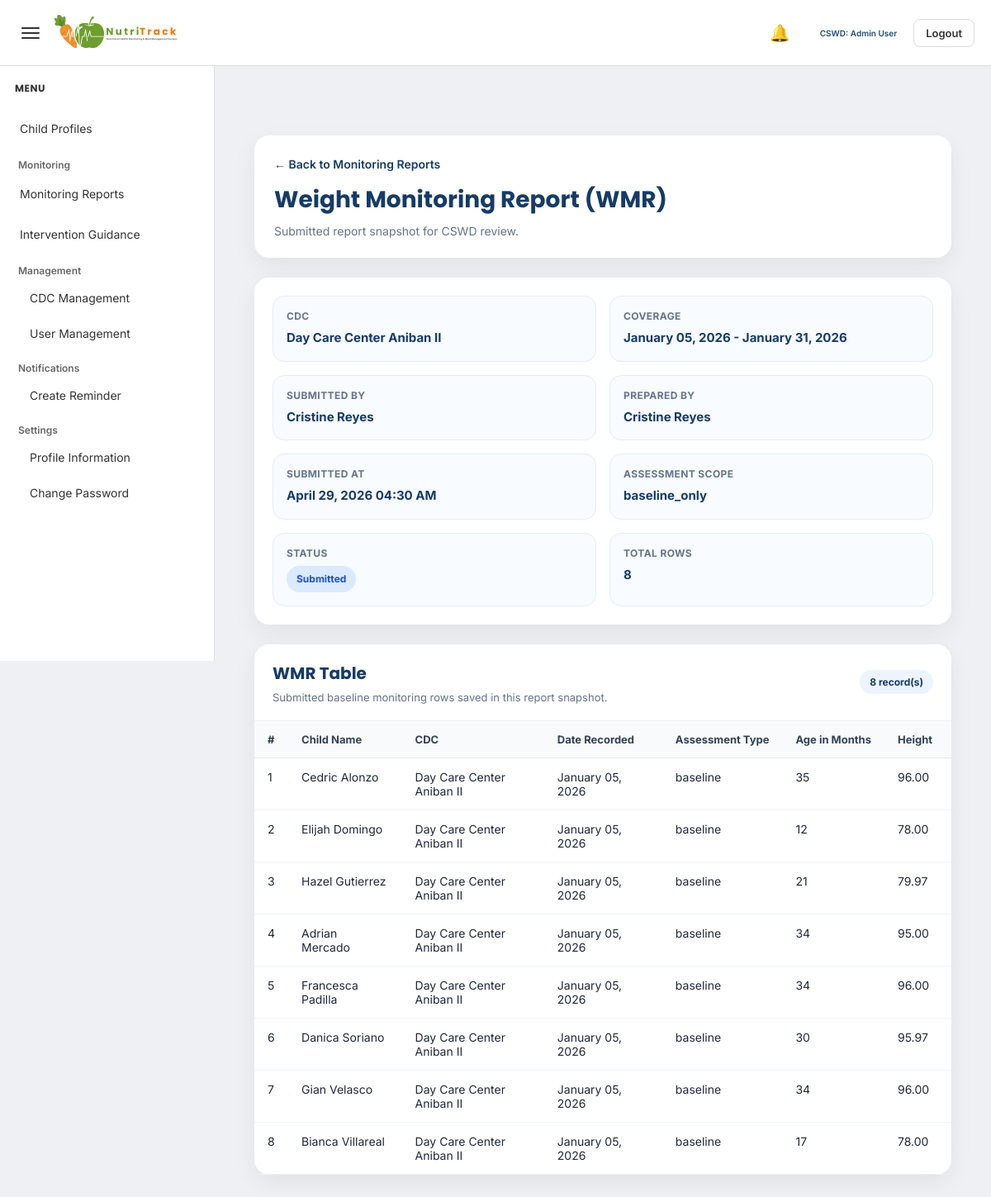
Screenshot of /admin/view_wmr_report.php?id=17 (signed in) with the database file from the repository.
### tables this page shows
CREATE TABLE `submitted_reports` (
  `submitted_report_id` int(11) NOT NULL,
  `report_type` varchar(100) NOT NULL,
  `cdc_id` int(11) NOT NULL,
  `submitted_by` int(11) NOT NULL,
  `date_from` date DEFAULT NULL,
  `date_to` date DEFAULT NULL,
  `submitted_at` datetime NOT NULL DEFAULT current_timestamp(),
  `status` varchar(50) NOT NULL DEFAULT 'submitted',
  `report_payload` longtext NOT NULL
);

CREATE TABLE `cdc` (
  `cdc_id` int(11) NOT NULL,
  `cdc_name` varchar(100) DEFAULT NULL,
  `barangay` varchar(100) DEFAULT NULL,
  `address` text DEFAULT NULL,
  `status` varchar(20) DEFAULT 'Active',
  `created_at` timestamp NOT NULL DEFAULT current_timestamp()
);

### admin/view_wmr_report.php (the view, shortened to what this page needs)
<?php
include '../config/database.php';
function h($value)
{
    return htmlspecialchars((string)$value, ENT_QUOTES, 'UTF-8');
}
function safe_value($value, $fallback = 'N/A')
{
    return (isset($value) && trim((string)$value) !== '') ? $value : $fallback;
}
function format_date_value($date, $fallback = 'N/A')
{
    $timestamp = strtotime($date);
    return date('F d, Y', $timestamp);
}
function format_datetime_value($date, $fallback = 'N/A')
{
    $timestamp = strtotime($date);
    return date('F d, Y h:i A', $timestamp);
}
$submitted_report_id = (int) $_GET['id'];
$report_sql = "
    SELECT
        sr.submitted_report_id,
        sr.report_type,
        sr.cdc_id,
        sr.submitted_by,
        sr.date_from,
        sr.date_to,
        sr.submitted_at,
        sr.status,
        sr.report_payload,
        c.cdc_name,
        c.barangay,
        c.address AS cdc_address,
        CONCAT(
            COALESCE(u.first_name, ''),
            CASE
                WHEN u.first_name IS NOT NULL AND u.first_name != '' AND u.last_name IS NOT NULL AND u.last_name != '' THEN ' '
                ELSE ''
            END,
            COALESCE(u.last_name, '')
        ) AS submitted_by_name
    FROM submitted_reports sr
    INNER JOIN cdc c ON sr.cdc_id = c.cdc_id
    INNER JOIN users u ON sr.submitted_by = u.user_id
    WHERE sr.submitted_report_id = ?
    LIMIT 1
";
$stmt_report = mysqli_prepare($conn, $report_sql);
mysqli_stmt_bind_param($stmt_report, "i", $submitted_report_id);
mysqli_stmt_execute($stmt_report);
$result_report = mysqli_stmt_get_result($stmt_report);
$report = mysqli_fetch_assoc($result_report);
$payload = json_decode($report['report_payload'], true);
$rows = [];
if (isset($payload['submitted_rows']) && is_array($payload['submitted_rows'])) {
    $rows = $payload['submitted_rows'];
}
$prepared_by = safe_value($payload['prepared_by'] ?? '', $report['submitted_by_name']);
$assessment_scope = safe_value($payload['assessment_scope'] ?? '', 'N/A');
$total_records = isset($payload['total_records']) ? (int)$payload['total_records'] : count($rows);
$coverage_text = 'All Dates';
if (!empty($report['date_from']) && !empty($report['date_to'])) {
    $coverage_text = format_date_value($report['date_from']) . ' - ' . format_date_value($report['date_to']);
} elseif (!empty($report['date_from'])) {
    $coverage_text = 'From ' . format_date_value($report['date_from']);
} elseif (!empty($report['date_to'])) {
    $coverage_text = 'Up to ' . format_date_value($report['date_to']);
}
$status = strtolower(trim((string)$report['status']));
$status_class = 'status-default';
if ($status === 'submitted') {
    $status_class = 'status-submitted';
} elseif ($status === 'reviewed') {
    $status_class = 'status-reviewed';
} elseif ($status === 'approved') {
    $status_class = 'status-approved';
} elseif ($status === 'returned') {
    $status_class = 'status-returned';
}
?>
<!DOCTYPE html>
<html lang="en">
<head>
    <link rel="stylesheet" href="../assets/admin-style.css">
</head>
<body>
<?php include '../includes/admin_topbar.php'; ?>
<?php include '../includes/admin_sidebar.php'; ?>
<div class="main-content" id="mainContent">
    <div class="report-view-wrapper">
        <div class="report-header-card">
            <a href="monitoring_reports.php" class="back-link">← Back to Monitoring Reports</a>
            <div class="report-header">
                <h1>Weight Monitoring Report (WMR)</h1>
                <p>Submitted report snapshot for CSWD review.</p>
            </div>
        </div>
        <div class="summary-card">
            <div class="summary-grid">
                <div class="summary-item">
                    <div class="summary-label">CDC</div>
                    <div class="summary-value"><?php echo h(safe_value($payload['cdc_name'] ?? '', $report['cdc_name'])); ?></div>
                </div>
                <div class="summary-item">
                    <div class="summary-label">Coverage</div>
                    <div class="summary-value"><?php echo h($coverage_text); ?></div>
                </div>
                <div class="summary-item">
                    <div class="summary-label">Submitted By</div>
                    <div class="summary-value"><?php echo h(safe_value($report['submitted_by_name'])); ?></div>
                </div>
                <div class="summary-item">
                    <div class="summary-label">Prepared By</div>
                    <div class="summary-value"><?php echo h($prepared_by); ?></div>
                </div>
                <div class="summary-item">
                    <div class="summary-label">Submitted At</div>
                    <div class="summary-value"><?php echo h(format_datetime_value($report['submitted_at'])); ?></div>
                </div>
                <div class="summary-item">
                    <div class="summary-label">Assessment Scope</div>
                    <div class="summary-value"><?php echo h($assessment_scope); ?></div>
                </div>
                <div class="summary-item">
                    <div class="summary-label">Status</div>
                    <div class="summary-value">
                        <span class="status-badge <?php echo h($status_class); ?>">
                            <?php echo h(safe_value($report['status'])); ?>
                        </span>
                    </div>
                </div>
                <div class="summary-item">
                    <div class="summary-label">Total Rows</div>
                    <div class="summary-value"><?php echo (int)$total_records; ?></div>
                </div>
            </div>
        </div>
        <div class="table-card">
            <div class="table-header">
                <div>
                    <h2>WMR Table</h2>
                    <p>Submitted baseline monitoring rows saved in this report snapshot.</p>
                </div>
                <span class="record-count"><?php echo (int)$total_records; ?> record(s)</span>
            </div>
            <?php if (!empty($rows)): ?>
                <div class="table-wrap">
                    <table class="report-table">
                        <thead>
                            <tr>
                                <th>#</th>
                                <th>Child Name</th>
                                <th>CDC</th>
                                <th>Date Recorded</th>
                                <th>Assessment Type</th>
                                <th>Age in Months</th>
                                <th>Height</th>
                                <th>Weight</th>
                            </tr>
                        </thead>
                        <tbody>
                            <?php foreach ($rows as $index => $row): ?>
                                <tr>
                                    <td><?php echo (int)($index + 1); ?></td>
                                    <td><?php echo h(safe_value($row['child_name'] ?? '')); ?></td>
                                    <td><?php echo h(safe_value($row['cdc_name'] ?? '', $report['cdc_name'])); ?></td>
                                    <td><?php echo h(format_date_value($row['date_recorded'] ?? '')); ?></td>
                                    <td><?php echo h(safe_value($row['assessment_type'] ?? '')); ?></td>
                                    <td><?php echo h(safe_value($row['age_in_months'] ?? '')); ?></td>
                                    <td><?php echo h(safe_value($row['height'] ?? '')); ?></td>
                                    <td><?php echo h(safe_value($row['weight'] ?? '')); ?></td>
                                </tr>
                            <?php endforeach; ?>
                        </tbody>
                    </table>
                </div>
            <?php endif; ?>
        </div>
    </div>
</div>
</body>
</html>

### assets/admin-style.css (style rules this page uses)
* { box-sizing:border-box; margin:0; padding:0; }
:root { --page-bg:#eef0f3; --card-bg:#ffffff; --text-color:#333333; --muted-text:#666666; --border-color:#dcdcdc; --input-bg:#ffffff; --input-border:#cfcfcf; --readonly-bg:#f5f5f5; --hover-bg:#edf3f8; --active-bg:#dbe7f3; --accent:#1F4E79; --secondary:#2E7D32; --alert:#C0392B; --warning:#E67E22; --table-head:#f7f7f7; --blue-soft:#cfdff1; --green-soft:#dce6da; --red-soft:#eadcdc; --orange-soft:#f4e2d3; }
body { background:var(--page-bg); font-family:'Inter', sans-serif; color:var(--text-color); }
a { text-decoration:none; }
.main-content { margin-left:260px; padding:140px 24px 24px; transition:margin-left 0.25s ease; }
.summary-grid { display:grid; grid-template-columns:repeat(3, 1fr); gap:18px; }
@media (max-width: 1200px) { .summary-grid { grid-template-columns:repeat(2, 1fr); } }

### admin/view_wmr_report.php (style rules this page uses)
.report-view-wrapper { padding: 24px; }
.report-header-card, .summary-card, .table-card { background: #ffffff; border-radius: 18px; box-shadow: 0 10px 30px rgba(15, 23, 42, 0.06); margin-bottom: 24px; }
.report-header-card { padding: 24px; }
.back-link { display: inline-flex; align-items: center; gap: 8px; text-decoration: none; color: #163b68; font-size: 14px; font-weight: 600; margin-bottom: 14px; }
.report-header h1 { margin: 0; font-family: 'Poppins', sans-serif; font-size: 28px; font-weight: 700; color: #163b68; }
.report-header p { margin: 8px 0 0; font-size: 14px; color: #64748b; }
.summary-card { padding: 22px; }
.summary-grid { display: grid; grid-template-columns: repeat(4, minmax(180px, 1fr)); gap: 16px; }
.summary-item { background: #f8fbff; border: 1px solid #e3edf8; border-radius: 14px; padding: 16px; }
.summary-label { font-size: 12px; font-weight: 700; color: #64748b; text-transform: uppercase; letter-spacing: 0.4px; margin-bottom: 8px; }
.summary-value { font-size: 15px; font-weight: 700; color: #163b68; line-height: 1.5; }
.table-header { padding: 20px 22px; border-bottom: 1px solid #eef2f7; display: flex; justify-content: space-between; align-items: center; gap: 12px; flex-wrap: wrap; }
.table-header h2 { margin: 0; font-family: 'Poppins', sans-serif; font-size: 20px; font-weight: 700; color: #163b68; }
.table-header p { margin: 6px 0 0; font-size: 13px; color: #64748b; }
.record-count, .status-badge { display: inline-flex; align-items: center; justify-content: center; padding: 7px 12px; border-radius: 999px; font-size: 12px; font-weight: 700; white-space: nowrap; }
.record-count { background: #edf4ff; color: #163b68; }
.status-badge { text-transform: capitalize; }
.status-submitted { background: #dbeafe; color: #1d4ed8; }
.table-wrap { width: 100%; overflow-x: auto; }
.report-table { width: 100%; min-width: 1450px; border-collapse: collapse; }
.report-table thead th { background: #f8fafc; font-size: 13px; font-weight: 700; color: #334155; text-align: left; padding: 14px 16px; border-bottom: 1px solid #e2e8f0; white-space: nowrap; }
.report-table tbody td { padding: 14px 16px; font-size: 14px; color: #1e293b; border-bottom: 1px solid #eef2f7; vertical-align: top; }
@media (max-width: 1200px) { .summary-grid { grid-template-columns: repeat(2, minmax(180px, 1fr)); } }

### rows the page displays
submitted_reports: cdc.cdc_name "Day Care Center Aniban II", coverage_text "January 05, 2026 - January 31, 2026", submitted_at "April 29, 2026 04:30 AM", report_payload "baseline_only", status "Submitted", report_payload "8", child_name "Bianca Villareal", date_from "January 05, 2026", assessment_type "baseline", submitted_report_id "17", height "78.00"

### other values shown
$admin_full_name "Admin User"
safe_value($report['submitted_by_name']) "Cristine Reyes"
$prepared_by "Cristine Reyes"
safe_value($row['child_name'] ?? '') "Cedric Alonzo"
format_date_value($row['date_recorded'] ?? '') "January 05, 2026"
safe_value($row['assessment_type'] ?? '') "baseline"
safe_value($row['age_in_months'] ?? '') "35"
safe_value($row['height'] ?? '') "96.00"
safe_value($row['child_name'] ?? '') "Elijah Domingo"
safe_value($row['age_in_months'] ?? '') "12"
safe_value($row['height'] ?? '') "78.00"
safe_value($row['child_name'] ?? '') "Hazel Gutierrez"
safe_value($row['age_in_months'] ?? '') "21"
safe_value($row['height'] ?? '') "79.97"
safe_value($row['child_name'] ?? '') "Adrian Mercado"
